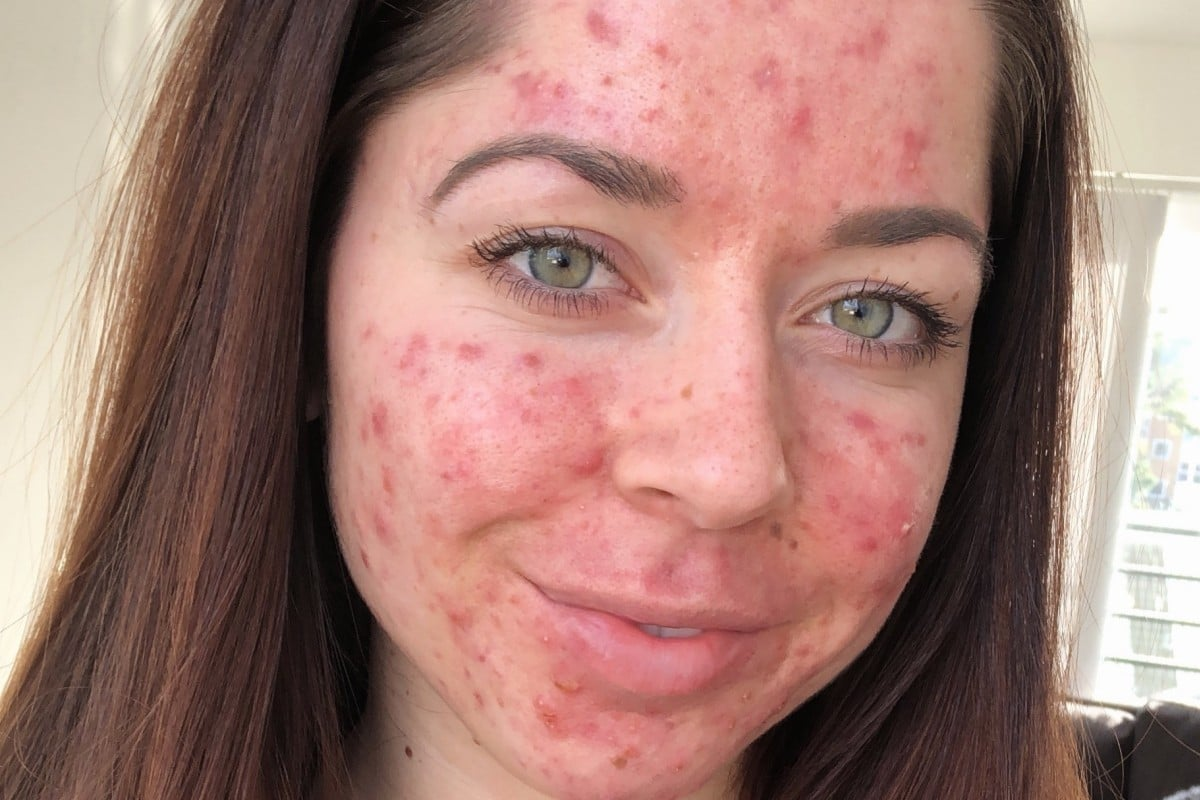
#> input picture face.jpeg, 1200 x 800 px
$ python smoothing.py
#> lines starting #> are read from the running program, lines starting #| are printed output that depends on the picture
import cv2
img=cv2.imread("face.jpeg")
#> img is the input picture: shape (800, 1200, 3); mean B, G, R 113.7, 122.4, 160.5
img=cv2.resize(img,(500,500))
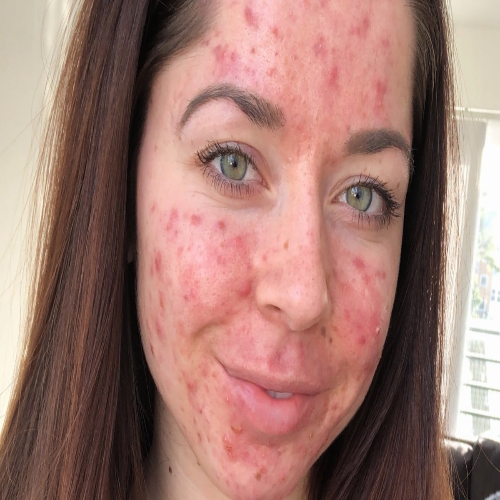
#> img: shape (500, 500, 3); mean B, G, R 113.6, 122.3, 160.4
cv2.imshow("Face",img)
blur=cv2.blur(img,(17,17))#this is Avg blur
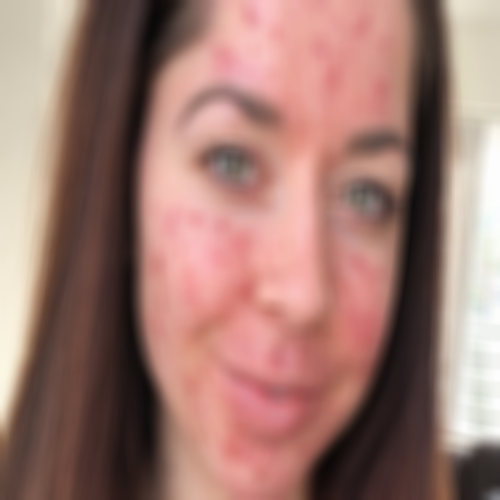
#> blur: shape (500, 500, 3); mean B, G, R 113.6, 122.3, 160.4
cv2.imshow("Blur",blur)
gussian_blur=cv2.GaussianBlur(img,(17,17),0)#0 is the std.
cv2.imshow("Gblur",gussian_blur)

bilatral_flter=cv2.bilateralFilter(img,5,100,100)
cv2.imshow("b_flter",bilatral_flter)

cv2.waitKey(0)
